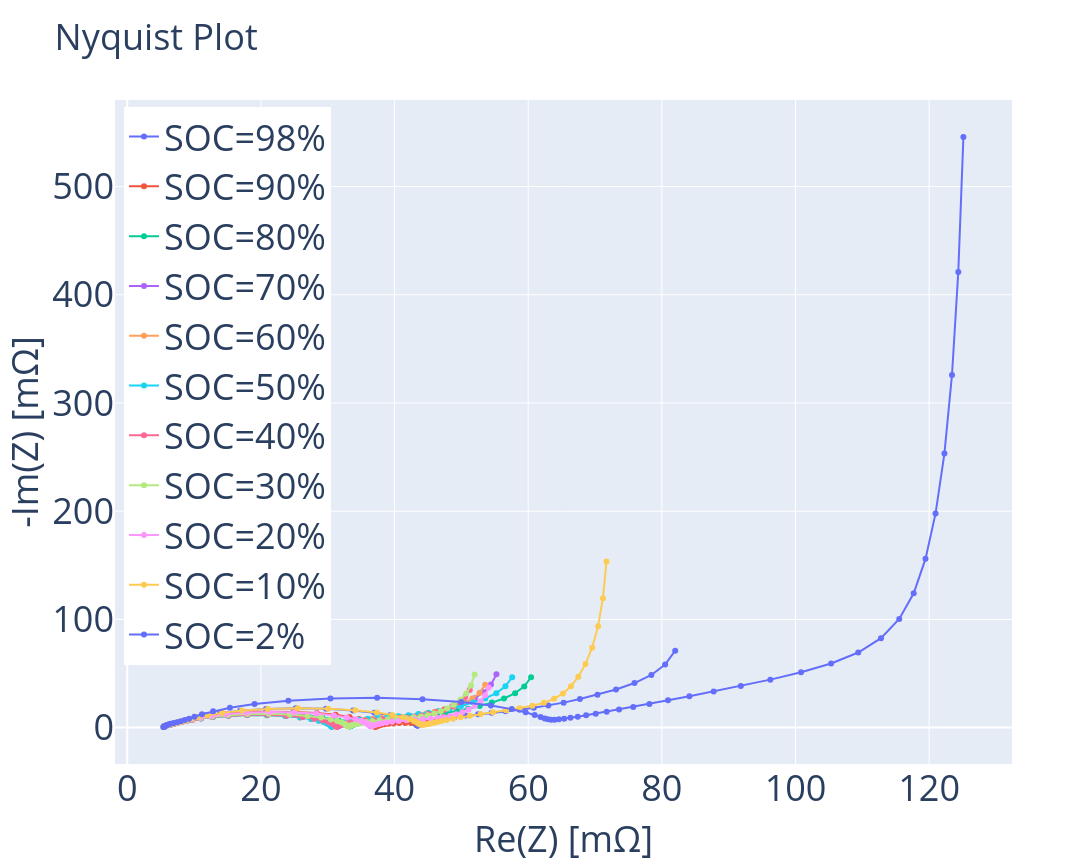

Source (notebook cell):
### Markdown cell above
## 4. SOC Dependent (10 mA)

### Code cell
# 1. Model
model = pybamm.lithium_ion.SPMe(options={"surface form": "differential", "contact resistance": "true"})

# 2. Parameters
base_param = pybamm.ParameterValues("Chen2020")

# 3. EIS Setting
eis_info = {
    "freqs_hz"       : np.logspace(np.log10(200e-6), np.log10(1000), 60).tolist(),
    "n_periods"      : 10,
    "dc_offset_a"    : 0.0,
    "ac_mag_a"       : 10e-3,
    "pts_per_period" : 60,
}

# 4. SOC → theta 매핑 (한 번만 계산)
soc2theta_n, soc2theta_p = build_soc2theta(base_param.copy())

# 5. SOC sweep
soc_list = [0.98, 0.9, 0.8, 0.7, 0.6, 0.5, 0.4, 0.3, 0.2, 0.1, 0.02]

results = {}
for soc in soc_list:
    label = f"SOC={soc*100:.0f}%"
    battery_info = {"soc": soc, "T_kelvin": 298.15}
    print(f"\n{'='*40}\n  Running {label}...\n{'='*40}")
    results[label] = run_EIS(
        battery_info=battery_info, eis_info=eis_info,
        model=model, name=label,
        param=base_param.copy(),
        soc2theta_n=soc2theta_n, soc2theta_p=soc2theta_p
    )

plot_nyquist(list(results.values()))
